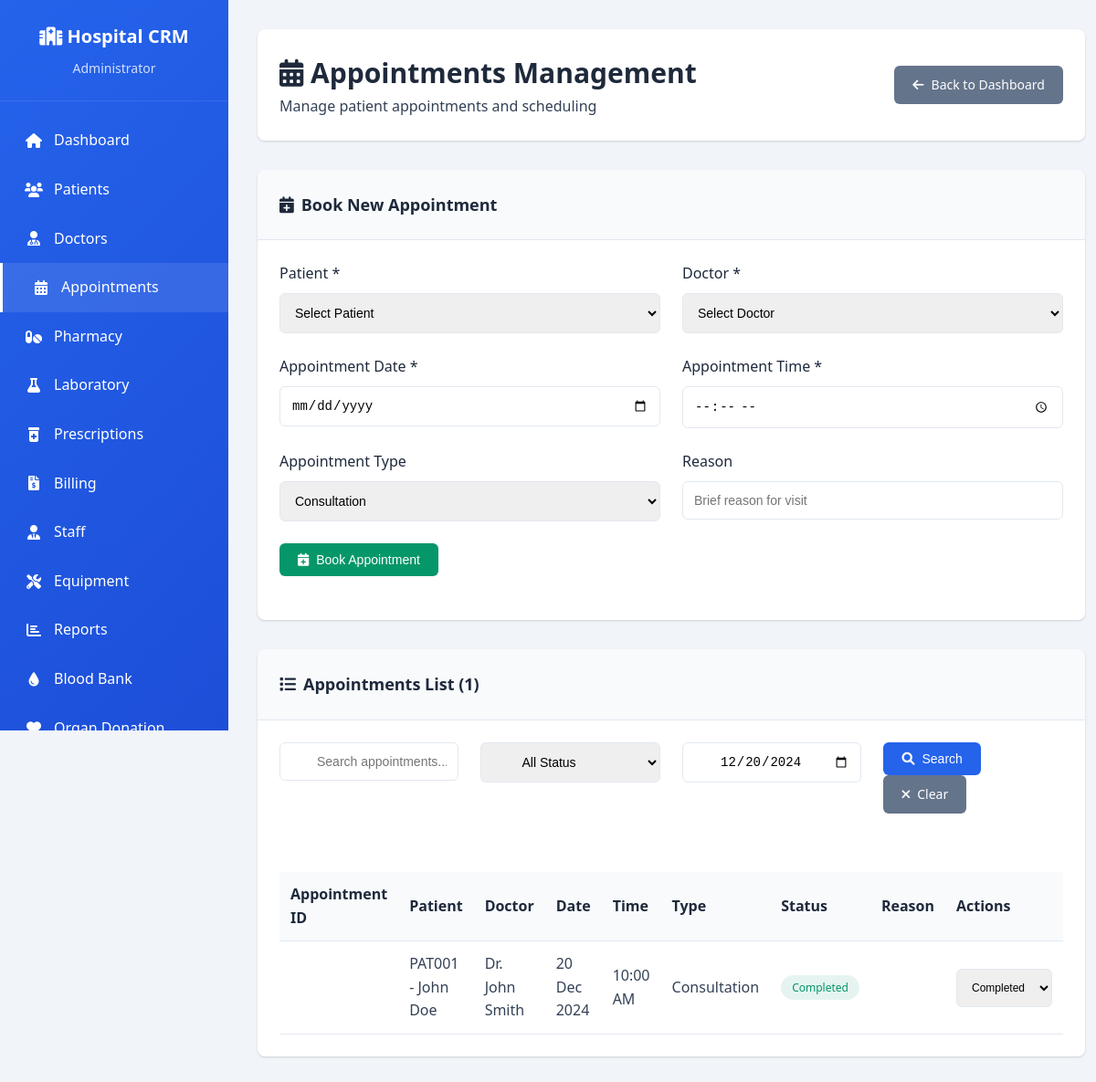
The page /appointments.php?date=2024-12-20 (signed in) on the database its author committed.
### tables this page shows
CREATE TABLE `appointments` (
  `id` int(11) NOT NULL AUTO_INCREMENT,
  `patient_id` int(11) NOT NULL,
  `doctor_id` int(11) NOT NULL,
  `appointment_date` date NOT NULL,
  `appointment_time` time NOT NULL,
  `appointment_type` enum('consultation','follow_up','emergency','routine_checkup') DEFAULT 'consultation',
  `status` enum('scheduled','completed','cancelled','no_show') DEFAULT 'scheduled',
  `notes` text DEFAULT NULL,
  `created_by` int(11) DEFAULT NULL,
  `created_at` timestamp NOT NULL DEFAULT current_timestamp(),
  `updated_at` timestamp NOT NULL DEFAULT current_timestamp() ON UPDATE current_timestamp(),
  PRIMARY KEY (`id`),
  KEY `patient_id` (`patient_id`),
  KEY `doctor_id` (`doctor_id`),
  KEY `appointment_date` (`appointment_date`),
  KEY `status` (`status`),
  KEY `created_by` (`created_by`),
  CONSTRAINT `appointments_ibfk_1` FOREIGN KEY (`patient_id`) REFERENCES `patients` (`id`),
  CONSTRAINT `appointments_ibfk_2` FOREIGN KEY (`doctor_id`) REFERENCES `doctors` (`id`),
  CONSTRAINT `appointments_ibfk_3` FOREIGN KEY (`created_by`) REFERENCES `users` (`id`) ON DELETE SET NULL
);

CREATE TABLE `patients` (
  `id` int(11) NOT NULL AUTO_INCREMENT,
  `patient_id` varchar(20) NOT NULL,
  `first_name` varchar(50) NOT NULL,
  `last_name` varchar(50) NOT NULL,
  `email` varchar(100) DEFAULT NULL,
  `phone` varchar(20) NOT NULL,
  `date_of_birth` date DEFAULT NULL,
  `gender` enum('male','female','other') NOT NULL,
  `blood_group` varchar(5) DEFAULT NULL,
  `address` text DEFAULT NULL,
  `emergency_contact_name` varchar(100) DEFAULT NULL,
  `emergency_contact_phone` varchar(20) DEFAULT NULL,
  `medical_history` text DEFAULT NULL,
  `allergies` text DEFAULT NULL,
  `is_active` tinyint(1) DEFAULT 1,
  `created_at` timestamp NOT NULL DEFAULT current_timestamp(),
  `updated_at` timestamp NOT NULL DEFAULT current_timestamp() ON UPDATE current_timestamp(),
  PRIMARY KEY (`id`),
  UNIQUE KEY `patient_id` (`patient_id`),
  KEY `email` (`email`),
  KEY `phone` (`phone`)
);

CREATE TABLE `doctors` (
  `id` int(11) NOT NULL AUTO_INCREMENT,
  `user_id` int(11) DEFAULT NULL,
  `doctor_name` varchar(100) NOT NULL,
  `specialization` varchar(100) NOT NULL,
  `qualification` varchar(200) NOT NULL,
  `experience_years` int(11) DEFAULT 0,
  `consultation_fee` decimal(10,2) DEFAULT 0.00,
  `phone` varchar(20) DEFAULT NULL,
  `email` varchar(100) DEFAULT NULL,
  `schedule` text DEFAULT NULL,
  `is_active` tinyint(1) DEFAULT 1,
  `created_at` timestamp NOT NULL DEFAULT current_timestamp(),
  `updated_at` timestamp NOT NULL DEFAULT current_timestamp() ON UPDATE current_timestamp(),
  PRIMARY KEY (`id`),
  KEY `user_id` (`user_id`),
  KEY `specialization` (`specialization`),
  CONSTRAINT `doctors_ibfk_1` FOREIGN KEY (`user_id`) REFERENCES `users` (`id`) ON DELETE SET NULL
);

### config/database.php (called while the page is built, shortened)
<?php
class Database {
    private $connection;
    public function __construct() {
        try {
            $dsn = "mysql:host=" . DB_HOST . ";dbname=" . DB_NAME . ";charset=" . DB_CHARSET;
            $this->connection = new PDO($dsn, DB_USERNAME, DB_PASSWORD);
            $this->connection->setAttribute(PDO::ATTR_ERRMODE, PDO::ERRMODE_EXCEPTION);
            $this->connection->setAttribute(PDO::ATTR_DEFAULT_FETCH_MODE, PDO::FETCH_ASSOC);
        } catch(PDOException $e) {
            die("Database connection failed: " . $e->getMessage());
        }
    }
    public function query($sql, $params = []) {
        try {
            $stmt = $this->connection->prepare($sql);
            $stmt->execute($params);
            return $stmt;
        } catch(PDOException $e) {
            throw new Exception("Query failed: " . $e->getMessage());
        }
    }
}
?>

### appointments.php (the view, shortened to what this page needs)
<?php
require_once 'config/database.php';
$user_role = $_SESSION['role'];
$db = new Database();
$search = $_GET['search'] ?? '';
$date_filter = $_GET['date'] ?? '';
$page = max(1, intval($_GET['page'] ?? 1));
$limit = 10;
$offset = ($page - 1) * $limit;
$appointments_query = "
    SELECT a.*,
           p.first_name as patient_first_name, p.last_name as patient_last_name, p.patient_id,
           d.doctor_name
    FROM appointments a
    LEFT JOIN patients p ON a.patient_id = p.id
    LEFT JOIN doctors d ON a.doctor_id = d.id
    WHERE 1=1";
$count_query = "
    SELECT COUNT(*) as count
    FROM appointments a
    LEFT JOIN patients p ON a.patient_id = p.id
    LEFT JOIN doctors d ON a.doctor_id = d.id
    WHERE 1=1";
$params = [];
if (!empty($date_filter)) {
    $appointments_query .= " AND DATE(a.appointment_date) = ?";
    $count_query .= " AND DATE(a.appointment_date) = ?";
    $params[] = $date_filter;
}
$total_appointments = $db->query($count_query, $params)->fetch()['count'];
$appointments_query .= " ORDER BY a.appointment_date DESC, a.appointment_time DESC LIMIT $limit OFFSET $offset";
$appointments = $db->query($appointments_query, $params)->fetchAll();
?>
<!DOCTYPE html>
<html lang="en">
<head>
    <link rel="stylesheet" href="https://cdnjs.cloudflare.com/ajax/libs/font-awesome/6.0.0/css/all.min.css">
</head>
<body>
    <div class="dashboard-container">
        <aside class="sidebar">
            <div class="sidebar-header">
                <h2><i class="fas fa-hospital"></i> Hospital CRM</h2>
                <p><?php echo htmlspecialchars($_SESSION['role_display']); ?></p>
            </div>
            <ul class="sidebar-menu">
                <li><a href="dashboard.php"><i class="fas fa-home"></i> Dashboard</a></li>
                <li><a href="patients.php"><i class="fas fa-users"></i> Patients</a></li>
                <li><a href="doctors.php"><i class="fas fa-user-md"></i> Doctors</a></li>
                <li><a href="appointments.php" class="active"><i class="fas fa-calendar-alt"></i> Appointments</a></li>
                <li><a href="pharmacy.php"><i class="fas fa-pills"></i> Pharmacy</a></li>
                <li><a href="laboratory.php"><i class="fas fa-flask"></i> Laboratory</a></li>
                <li><a href="prescriptions.php"><i class="fas fa-prescription-bottle-alt"></i> Prescriptions</a></li>
                <li><a href="billing.php"><i class="fas fa-file-invoice-dollar"></i> Billing</a></li>
                <li><a href="staff.php"><i class="fas fa-user-tie"></i> Staff</a></li>
                <li><a href="equipment.php"><i class="fas fa-tools"></i> Equipment</a></li>
                <li><a href="reports.php"><i class="fas fa-chart-bar"></i> Reports</a></li>
                <li><a href="blood-bank.php"><i class="fas fa-tint"></i> Blood Bank</a></li>
                <li><a href="organ-donation.php"><i class="fas fa-heart"></i> Organ Donation</a></li>
            </ul>
        </aside>
        <main class="main-content">
            <div class="header">
                <div>
                    <h1><i class="fas fa-calendar-alt"></i> Appointments Management</h1>
                    <p>Manage patient appointments and scheduling</p>
                </div>
                <div class="header-actions">
                    <a href="dashboard.php" class="btn btn-secondary">
                        <i class="fas fa-arrow-left"></i> Back to Dashboard
                    </a>
                </div>
            </div>
            <?php if (in_array($user_role, ['admin', 'receptionist'])): ?>
            <div class="card">
                <div class="card-header">
                    <h3><i class="fas fa-calendar-plus"></i> Book New Appointment</h3>
                </div>
                <div class="card-body">
                    <form method="POST">
                        <div class="grid grid-2">
                            <div class="form-group">
                                <label for="patient_id">Patient *</label>
                                <select id="patient_id" name="patient_id" class="form-control" required>
                                    <option value="">Select Patient</option>
                                </select>
                            </div>
                            <div class="form-group">
                                <label for="doctor_id">Doctor *</label>
                                <select id="doctor_id" name="doctor_id" class="form-control" required>
                                    <option value="">Select Doctor</option>
                                </select>
                            </div>
                        </div>
                        <div class="grid grid-2">
                            <div class="form-group">
                                <label for="appointment_date">Appointment Date *</label>
                                <input type="date" id="appointment_date" name="appointment_date" class="form-control" required min="<?php echo date('Y-m-d'); ?>">
                            </div>
                            <div class="form-group">
                                <label for="appointment_time">Appointment Time *</label>
                                <input type="time" id="appointment_time" name="appointment_time" class="form-control" required>
                            </div>
                        </div>
                        <div class="grid grid-2">
                            <div class="form-group">
                                <label for="appointment_type">Appointment Type</label>
                                <select id="appointment_type" name="appointment_type" class="form-control">
                                    <option value="consultation">Consultation</option>
                                </select>
                            </div>
                            <div class="form-group">
                                <label for="reason">Reason</label>
                                <input type="text" id="reason" name="reason" class="form-control" placeholder="Brief reason for visit">
                            </div>
                        </div>
                        <div class="form-group">
                            <button type="submit" class="btn btn-success">
                                <i class="fas fa-calendar-plus"></i> Book Appointment
                            </button>
                        </div>
                    </form>
                </div>
            </div>
            <?php endif; ?>
            <div class="card">
                <div class="card-header">
                    <h3><i class="fas fa-list"></i> Appointments List (<?php echo $total_appointments; ?>)</h3>
                </div>
                <div class="card-body">
                    <div class="search-box">
                        <form method="GET">
                            <div class="grid grid-4">
                                <div class="form-group">
                                    <input type="text" name="search" placeholder="Search appointments..." class="form-control"
                                           value="<?php echo htmlspecialchars($search); ?>">
                                </div>
                                <div class="form-group">
                                    <select name="status" class="form-control">
                                        <option value="">All Status</option>
                                    </select>
                                </div>
                                <div class="form-group">
                                    <input type="date" name="date" class="form-control" value="<?php echo htmlspecialchars($date_filter); ?>">
                                </div>
                                <div class="form-group">
                                    <button type="submit" class="btn btn-primary">
                                        <i class="fas fa-search"></i> Search
                                    </button>
                                    <a href="appointments.php" class="btn btn-secondary">
                                        <i class="fas fa-times"></i> Clear
                                    </a>
                                </div>
                            </div>
                        </form>
                    </div>
                    <?php if (empty($appointments)): ?>
                        <p class="text-muted text-center">No appointments found.</p>
                    <?php else: ?>
                        <div style="overflow-x: auto;">
                            <table class="table">
                                <thead>
                                    <tr>
                                        <th>Appointment ID</th>
                                        <th>Patient</th>
                                        <th>Doctor</th>
                                        <th>Date</th>
                                        <th>Time</th>
                                        <th>Type</th>
                                        <th>Status</th>
                                        <th>Reason</th>
                                        <?php if (in_array($user_role, ['admin', 'doctor', 'receptionist'])): ?>
                                            <th>Actions</th>
                                        <?php endif; ?>
                                    </tr>
                                </thead>
                                <tbody>
                                    <?php foreach ($appointments as $appointment): ?>
                                        <tr>
                                            <td><?php echo htmlspecialchars($appointment['appointment_id']); ?></td>
                                            <td>
                                                <?php echo htmlspecialchars($appointment['patient_id'] . ' - ' . $appointment['patient_first_name'] . ' ' . $appointment['patient_last_name']); ?>
                                            </td>
                                            <td><?php echo htmlspecialchars($appointment['doctor_name']); ?></td>
                                            <td><?php echo date('d M Y', strtotime($appointment['appointment_date'])); ?></td>
                                            <td><?php echo date('h:i A', strtotime($appointment['appointment_time'])); ?></td>
                                            <td><?php echo htmlspecialchars(ucfirst(str_replace('_', ' ', $appointment['appointment_type']))); ?></td>
                                            <td>
                                                <span class="badge badge-<?php
                                                    echo $appointment['status'] == 'scheduled' ? 'info' :
                                                        ($appointment['status'] == 'completed' ? 'success' :
                                                        ($appointment['status'] == 'cancelled' ? 'danger' : 'warning'));
                                                ?>">
                                                    <?php echo htmlspecialchars(ucfirst($appointment['status'])); ?>
                                                </span>
                                            </td>
                                            <td><?php echo htmlspecialchars($appointment['reason']); ?></td>
                                            <?php if (in_array($user_role, ['admin', 'doctor', 'receptionist'])): ?>
                                                <td>
                                                    <form method="POST" style="display: inline;">
                                                        <select name="status" class="form-control" style="width: auto; display: inline-block; font-size: 12px;" onchange="this.form.submit()">
                                                            <option value="completed" <?php echo $appointment['status'] == 'completed' ? 'selected' : ''; ?>>Completed</option>
                                                        </select>
                                                    </form>
                                                </td>
                                            <?php endif; ?>
                                        </tr>
                                    <?php endforeach; ?>
                                </tbody>
                            </table>
                        </div>
                    <?php endif; ?>
                </div>
            </div>
        </main>
    </div>
</body>
</html>

### rows shown on the page
appointments: patient.last_name "PAT001 - John Doe", doctor.doctor_name "Dr. John Smith", appointment_date "20 Dec 2024", appointment_time "10:00 AM", appointment_type "Consultation", status "Completed"

### other values the page prints
$_SESSION['role_display'] "Administrator"
$total_appointments "1"
